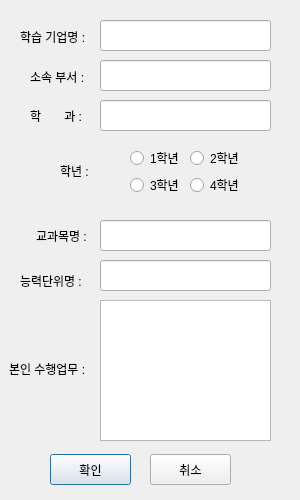
<?xml version="1.0" encoding="UTF-8"?>
<ui version="4.0">
 <class>Dialog</class>
 <widget class="QDialog" name="Dialog">
  <property name="geometry">
   <rect>
    <x>0</x>
    <y>0</y>
    <width>300</width>
    <height>500</height>
   </rect>
  </property>
  <property name="sizePolicy">
   <sizepolicy hsizetype="Fixed" vsizetype="Fixed">
    <horstretch>0</horstretch>
    <verstretch>0</verstretch>
   </sizepolicy>
  </property>
  <property name="minimumSize">
   <size>
    <width>300</width>
    <height>500</height>
   </size>
  </property>
  <property name="maximumSize">
   <size>
    <width>300</width>
    <height>500</height>
   </size>
  </property>
  <property name="windowTitle">
   <string>학습활동서 작성 설정</string>
  </property>
  <property name="windowIcon">
   <iconset>
    <normaloff>../../Diary_Automatic_Input_Machine/lib/resource/Icon.png</normaloff>../../Diary_Automatic_Input_Machine/lib/resource/Icon.png</iconset>
  </property>
  <widget class="QLabel" name="label">
   <property name="geometry">
    <rect>
     <x>20</x>
     <y>26</y>
     <width>81</width>
     <height>21</height>
    </rect>
   </property>
   <property name="text">
    <string>학습 기업명 :</string>
   </property>
  </widget>
  <widget class="QLabel" name="label_2">
   <property name="geometry">
    <rect>
     <x>30</x>
     <y>66</y>
     <width>71</width>
     <height>21</height>
    </rect>
   </property>
   <property name="text">
    <string>소속 부서 :</string>
   </property>
  </widget>
  <widget class="QLabel" name="label_3">
   <property name="geometry">
    <rect>
     <x>30</x>
     <y>105</y>
     <width>71</width>
     <height>21</height>
    </rect>
   </property>
   <property name="text">
    <string>학       과 :</string>
   </property>
  </widget>
  <widget class="QLabel" name="label_4">
   <property name="geometry">
    <rect>
     <x>60</x>
     <y>160</y>
     <width>41</width>
     <height>21</height>
    </rect>
   </property>
   <property name="text">
    <string>학년 :</string>
   </property>
  </widget>
  <widget class="QLabel" name="label_5">
   <property name="geometry">
    <rect>
     <x>36</x>
     <y>225</y>
     <width>71</width>
     <height>21</height>
    </rect>
   </property>
   <property name="text">
    <string>교과목명 :</string>
   </property>
  </widget>
  <widget class="QLabel" name="label_6">
   <property name="geometry">
    <rect>
     <x>20</x>
     <y>270</y>
     <width>71</width>
     <height>21</height>
    </rect>
   </property>
   <property name="text">
    <string>능력단위명 :</string>
   </property>
  </widget>
  <widget class="QLabel" name="label_7">
   <property name="geometry">
    <rect>
     <x>9</x>
     <y>358</y>
     <width>91</width>
     <height>21</height>
    </rect>
   </property>
   <property name="text">
    <string>본인 수행업무 :</string>
   </property>
  </widget>
  <widget class="QLineEdit" name="Company_name">
   <property name="geometry">
    <rect>
     <x>100</x>
     <y>20</y>
     <width>171</width>
     <height>31</height>
    </rect>
   </property>
   <property name="text">
    <string/>
   </property>
  </widget>
  <widget class="QLineEdit" name="Com_department">
   <property name="geometry">
    <rect>
     <x>100</x>
     <y>60</y>
     <width>171</width>
     <height>31</height>
    </rect>
   </property>
  </widget>
  <widget class="QLineEdit" name="Uni_department">
   <property name="geometry">
    <rect>
     <x>100</x>
     <y>100</y>
     <width>171</width>
     <height>31</height>
    </rect>
   </property>
  </widget>
  <widget class="QLineEdit" name="Subject_name">
   <property name="geometry">
    <rect>
     <x>100</x>
     <y>220</y>
     <width>171</width>
     <height>31</height>
    </rect>
   </property>
  </widget>
  <widget class="QTextEdit" name="Performance_inpurt">
   <property name="geometry">
    <rect>
     <x>100</x>
     <y>300</y>
     <width>171</width>
     <height>141</height>
    </rect>
   </property>
   <property name="html">
    <string>&lt;!DOCTYPE HTML PUBLIC &quot;-//W3C//DTD HTML 4.0//EN&quot; &quot;http://www.w3.org/TR/REC-html40/strict.dtd&quot;&gt;
&lt;html&gt;&lt;head&gt;&lt;meta name=&quot;qrichtext&quot; content=&quot;1&quot; /&gt;&lt;style type=&quot;text/css&quot;&gt;
p, li { white-space: pre-wrap; }
&lt;/style&gt;&lt;/head&gt;&lt;body style=&quot; font-family:'Gulim'; font-size:9pt; font-weight:400; font-style:normal;&quot;&gt;
&lt;p style=&quot;-qt-paragraph-type:empty; margin-top:0px; margin-bottom:0px; margin-left:0px; margin-right:0px; -qt-block-indent:0; text-indent:0px;&quot;&gt;&lt;br /&gt;&lt;/p&gt;&lt;/body&gt;&lt;/html&gt;</string>
   </property>
  </widget>
  <widget class="QRadioButton" name="First_check">
   <property name="geometry">
    <rect>
     <x>130</x>
     <y>150</y>
     <width>51</width>
     <height>16</height>
    </rect>
   </property>
   <property name="text">
    <string>1학년</string>
   </property>
  </widget>
  <widget class="QRadioButton" name="Second_check">
   <property name="geometry">
    <rect>
     <x>190</x>
     <y>150</y>
     <width>51</width>
     <height>16</height>
    </rect>
   </property>
   <property name="text">
    <string>2학년</string>
   </property>
  </widget>
  <widget class="QRadioButton" name="Third_check">
   <property name="geometry">
    <rect>
     <x>130</x>
     <y>177</y>
     <width>51</width>
     <height>16</height>
    </rect>
   </property>
   <property name="text">
    <string>3학년</string>
   </property>
  </widget>
  <widget class="QRadioButton" name="Four_check">
   <property name="geometry">
    <rect>
     <x>190</x>
     <y>177</y>
     <width>51</width>
     <height>16</height>
    </rect>
   </property>
   <property name="text">
    <string>4학년</string>
   </property>
  </widget>
  <widget class="QLineEdit" name="Capacity_name">
   <property name="geometry">
    <rect>
     <x>100</x>
     <y>260</y>
     <width>171</width>
     <height>31</height>
    </rect>
   </property>
  </widget>
  <widget class="QPushButton" name="Ok_btn">
   <property name="geometry">
    <rect>
     <x>50</x>
     <y>454</y>
     <width>81</width>
     <height>31</height>
    </rect>
   </property>
   <property name="text">
    <string>확인</string>
   </property>
  </widget>
  <widget class="QPushButton" name="Cancel_btn">
   <property name="geometry">
    <rect>
     <x>150</x>
     <y>454</y>
     <width>81</width>
     <height>31</height>
    </rect>
   </property>
   <property name="text">
    <string>취소</string>
   </property>
  </widget>
 </widget>
 <resources/>
 <connections/>
</ui>
